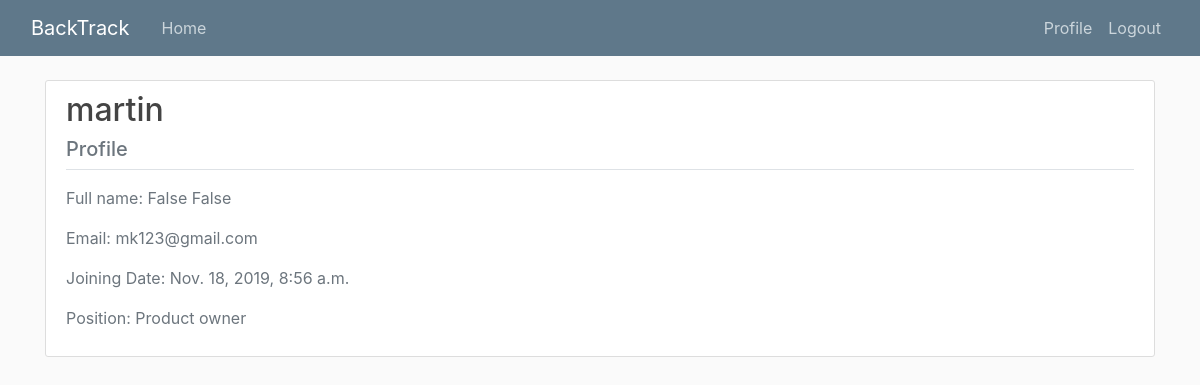
Page /detail_of_user/23/ on the earlier database version.
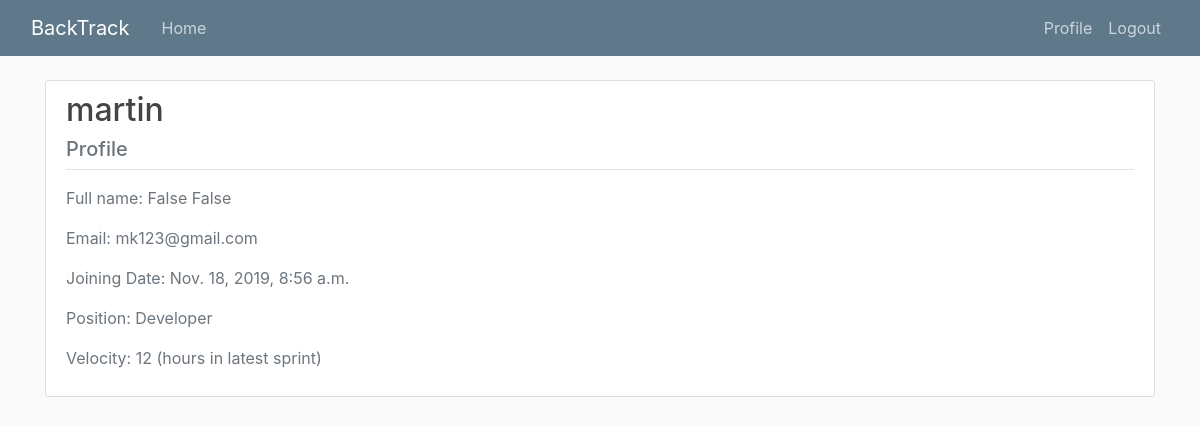
Same page on the later database version.
### users/views.py (the view)
# urls.py: path('detail_of_user/<int:pk>/',UserDetailView.as_view(), name='user-detail'),
class UserDetailView(DetailView):
	model = User
	template_name = 'users/detail.html'
	context_object_name = 'user'
	def get_context_data(self, **kwargs):
		context = super().get_context_data(**kwargs)
		if context['user'].position == '3':
			if context['user'].project.exists():
				try:
					sprint = Sprint.objects.filter(project=context['user'].project.latest('pk')).latest('pk')
					tasks = Task.objects.filter(sprint=sprint)
					context['velocity'] = 0
					for task in tasks:
						if task.task_owner.pk == context['user'].pk:
							if task.status == 'Done':
								context['velocity'] += task.effort
				except:
					context['velocity'] = 'No data available'
			else:
				context['velocity'] = 'No data available'
		else:
			context['velocity'] = 'Not a developer'
		if not context['velocity']:
			context['velocity'] = 'No data available'
		return context

### users/templates/users/detail.html (shortened to what this page needs)
{% extends "base_noSidebar.html" %}
{% block content %}
<div class="content-section">
	<h2>{{user.username}}</h2>
	<h5 class="text-secondary">Profile</h5>
	<div class="border-top pt-3">
          <p class="text-secondary">Full name: {{ user.first_name }} {{ user.last_name }}</p>
          <p class="text-secondary">Email: {{ user.email }}</p>
          <p class="text-secondary">Joining Date: {{ user.date_joined }}</p>
		{%if user.position == '1'%}
			<p class="text-secondary">Position: Product owner</p>
		{%endif%}
		{%if user.position == '3'%}
			<p class="text-secondary">Position: Developer</p>
			<p class="text-secondary">Velocity: {{ velocity }} (hours in latest sprint)</p>
		{%endif%}
	</div>
</div>
{% endblock content %}

Differences in the rows shown:
changed User "martin": position "1" → "3" (drawn)
Other differences:
{{ velocity }}: (not shown) → "12"
text no longer shown: "Position: Product owner"
text now shown: "Position: Developer Velocity: (hours in latest sprint)"
